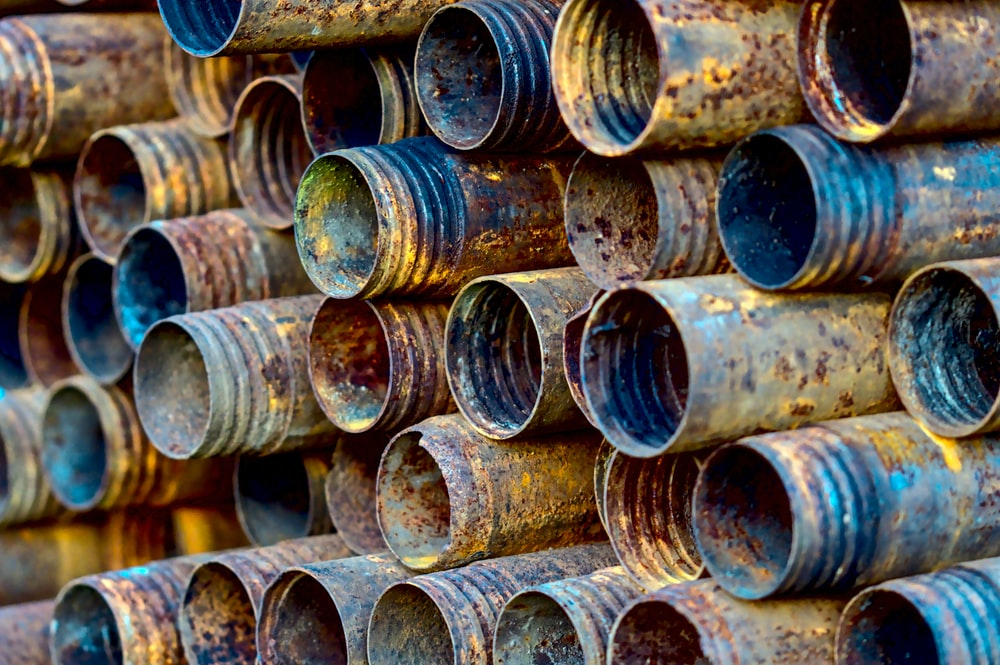
#> input picture CorossionDetection_Computer_Vision/mtb_images/sample2/13.jpg, 1000 x 665 px
$ python -i image_segmentation_predict.py   (imports and definitions only)   (older library calls are emulated)
#> lines starting #> are read from the running program, lines starting #| are printed output that depends on the picture
#!/usr/bin/env python

###############################################################
# STEP 7: MAKE PREDICTION ON NEW IMAGES
################################################################
import numpy as np
import cv2
import pandas as pd


def feature_extraction(img):
    df = pd.DataFrame()

    # All features generated must match the way features are generated for TRAINING.
    # Feature1 is our original image pixels
    img2 = img.reshape(-1)
    df['Original Image'] = img2

    # Generate Gabor features
    num = 1
    kernels = []
    for theta in range(2):
        theta = theta / 4. * np.pi
        for sigma in (1, 3):
            for lamda in np.arange(0, np.pi, np.pi / 4):
                for gamma in (0.05, 0.5):
                    #               print(theta, sigma, , lamda, frequency)

                    gabor_label = 'Gabor' + str(num)
                    #                    print(gabor_label)
                    ksize = 9
                    kernel = cv2.getGaborKernel((ksize, ksize), sigma, theta, lamda, gamma, 0, ktype=cv2.CV_32F)
                    kernels.append(kernel)
                    # Now filter image and add values to new column
                    fimg = cv2.filter2D(img2, cv2.CV_8UC3, kernel)
                    filtered_img = fimg.reshape(-1)
                    df[gabor_label] = filtered_img  # Modify this to add new column for each gabor
                    num += 1
    ########################################
    # Geerate OTHER FEATURES and add them to the data frame
    # Feature 3 is canny edge
    edges = cv2.Canny(img, 100, 200)  # Image, min and max values
    edges1 = edges.reshape(-1)
    df['Canny Edge'] = edges1  # Add column to original dataframe

    from skimage.filters import roberts, sobel, scharr, prewitt

    # Feature 4 is Roberts edge
    edge_roberts = roberts(img)
    edge_roberts1 = edge_roberts.reshape(-1)
    df['Roberts'] = edge_roberts1

    # Feature 5 is Sobel
    edge_sobel = sobel(img)
    edge_sobel1 = edge_sobel.reshape(-1)
    df['Sobel'] = edge_sobel1

    # Feature 6 is Scharr
    edge_scharr = scharr(img)
    edge_scharr1 = edge_scharr.reshape(-1)
    df['Scharr'] = edge_scharr1

    # Feature 7 is Prewitt
    edge_prewitt = prewitt(img)
    edge_prewitt1 = edge_prewitt.reshape(-1)
    df['Prewitt'] = edge_prewitt1

    # Feature 8 is Gaussian with sigma=3
    from scipy import ndimage as nd
    gaussian_img = nd.gaussian_filter(img, sigma=3)
    gaussian_img1 = gaussian_img.reshape(-1)
    df['Gaussian s3'] = gaussian_img1

    # Feature 9 is Gaussian with sigma=7
    gaussian_img2 = nd.gaussian_filter(img, sigma=7)
    gaussian_img3 = gaussian_img2.reshape(-1)
    df['Gaussian s7'] = gaussian_img3

    # Feature 10 is Median with sigma=3
    median_img = nd.median_filter(img, size=3)
    median_img1 = median_img.reshape(-1)
    df['Median s3'] = median_img1

    # Feature 11 is Variance with size=3
    variance_img = nd.generic_filter(img, np.var, size=3)
    variance_img1 = variance_img.reshape(-1)
    df['Variance s3'] = variance_img1  # Add column to original dataframe

    return df


#########################################################

# Applying trained model to segment multiple files.

import pickle
from matplotlib import pyplot as plt

filename = "corossion_model"
# [1 line not run here, left out]

path = "mtb_images/sample2/"
import os

# [11 lines not run here, left out]

>>> import cv2
>>> picture = cv2.imread('mtb_images/sample2/13.jpg', cv2.IMREAD_GRAYSCALE)
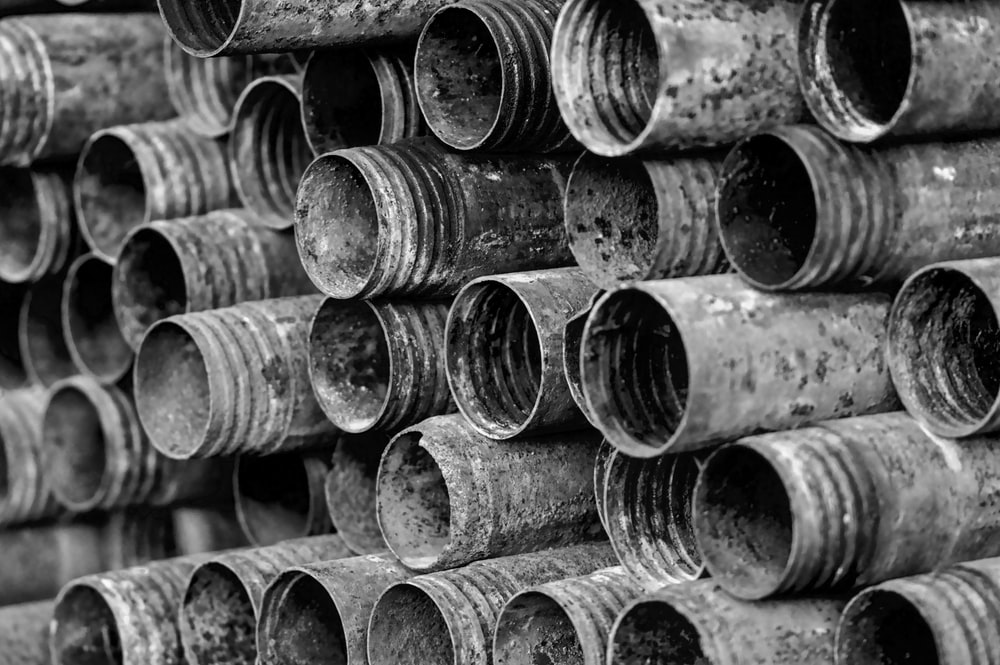
#> picture: shape (665, 1000); min 0, max 255, mean 86.8
>>> result = feature_extraction(picture)
#> after the loop in feature_extraction, `for theta in range(2):`: kernels = 32 items; num = 33
#> in feature_extraction, `edges = cv2.Canny(img, 100, 200)`:
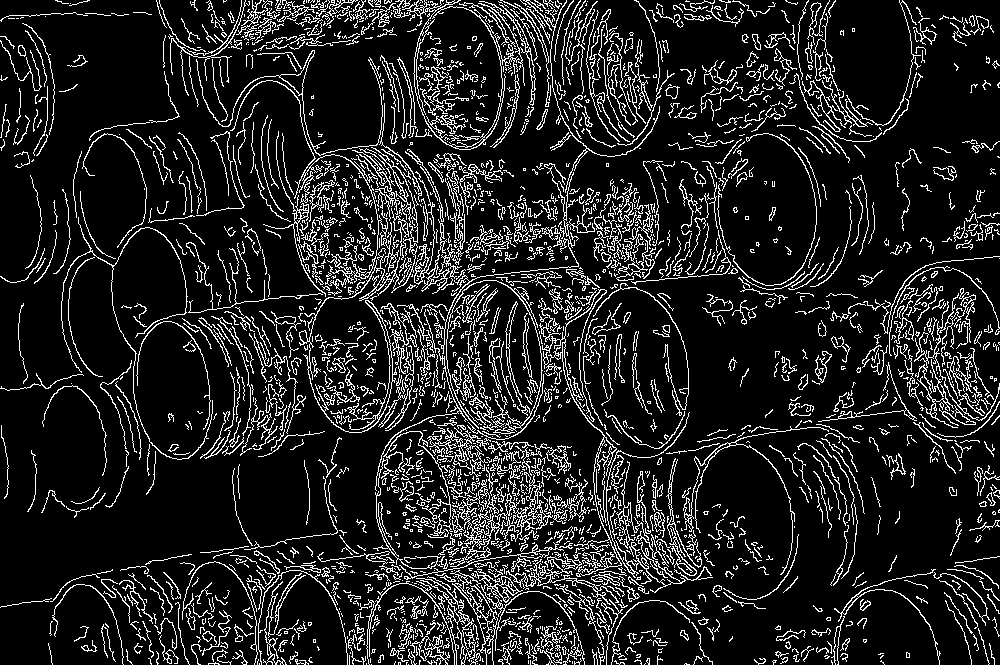
#> edges: shape (665, 1000); 13% white in thin lines or dots
#> in feature_extraction, `edge_roberts = roberts(img)`:
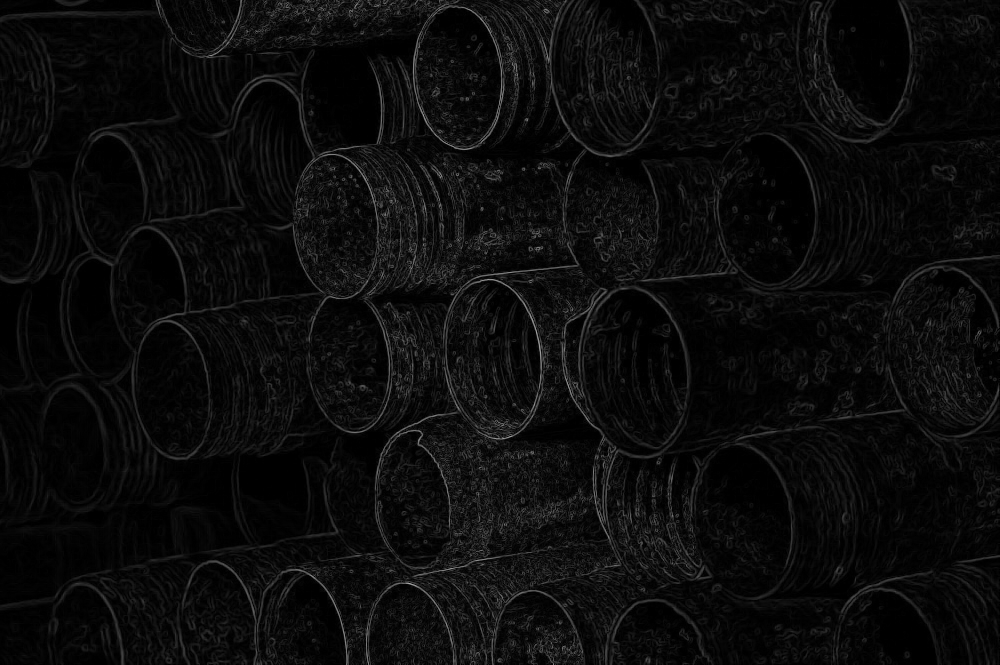
#> edge_roberts: shape (665, 1000) float64; min 0, max 0.682, mean 0.0464
#> in feature_extraction, `gaussian_img = nd.gaussian_filter(img, sigma=3)`:
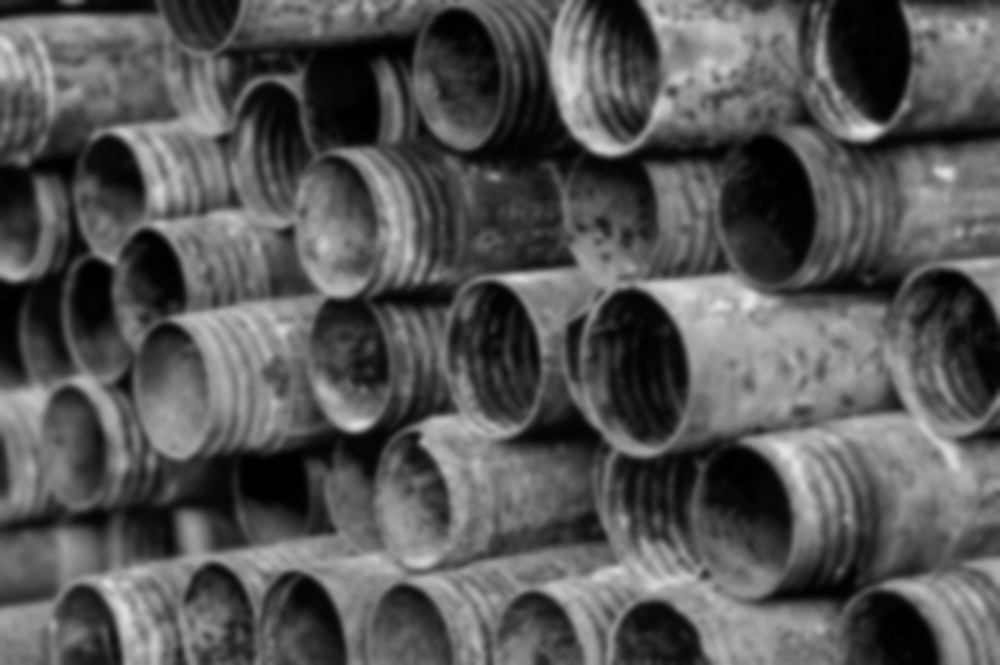
#> gaussian_img: shape (665, 1000); min 0, max 229, mean 85.8
#> in feature_extraction, `gaussian_img2 = nd.gaussian_filter(img, sigma=7)`:
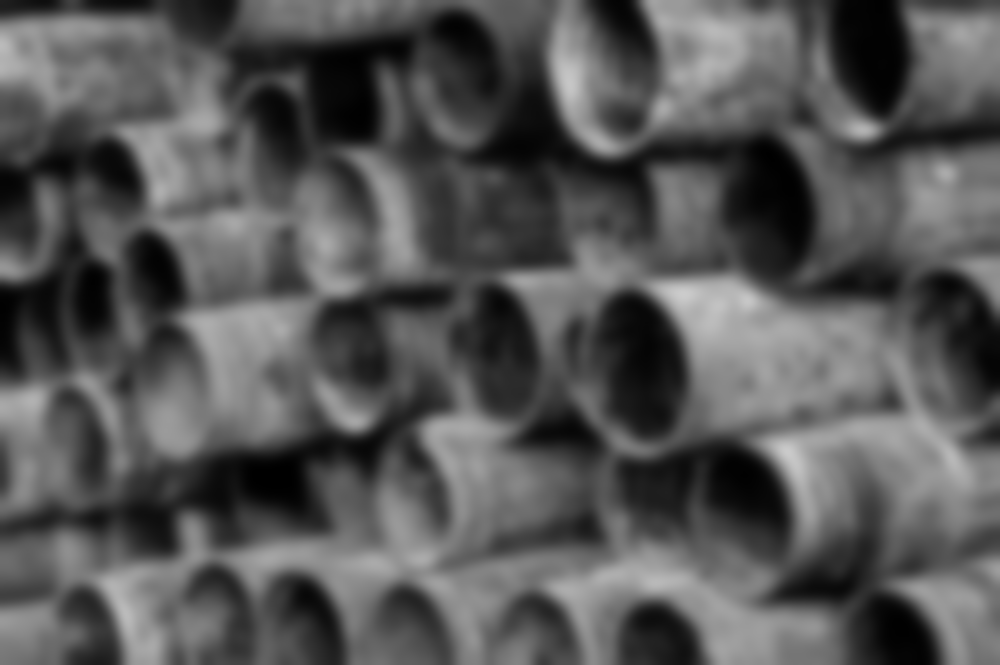
#> gaussian_img2: shape (665, 1000); min 0, max 204, mean 85.8
#> in feature_extraction, `variance_img = nd.generic_filter(img, np.var, size=3)`:
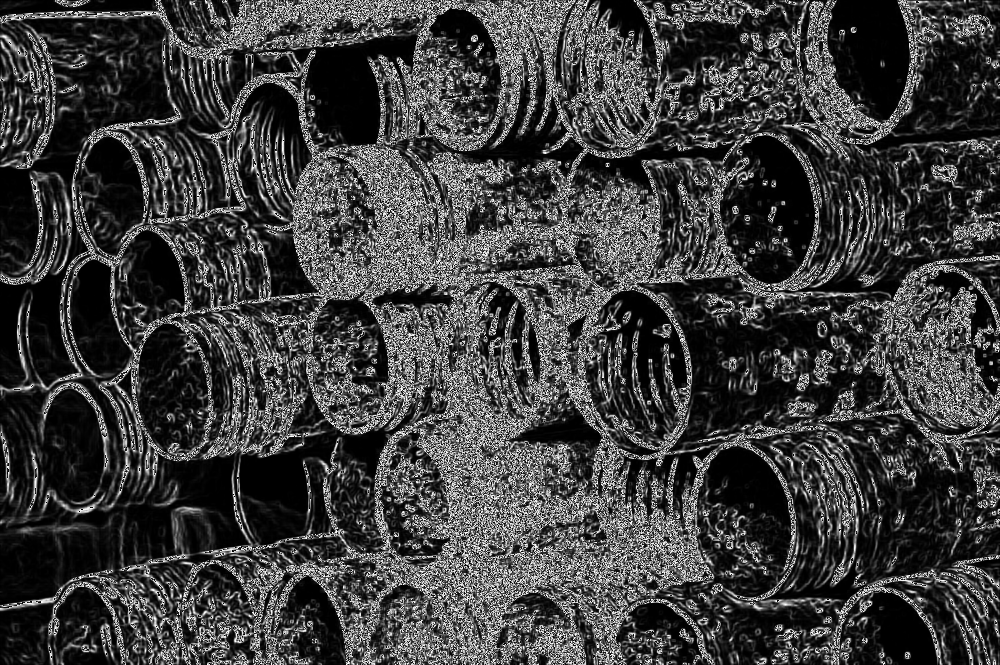
#> variance_img: shape (665, 1000); min 0, max 255, mean 62
#> result = table of 665000 rows and 42 columns
